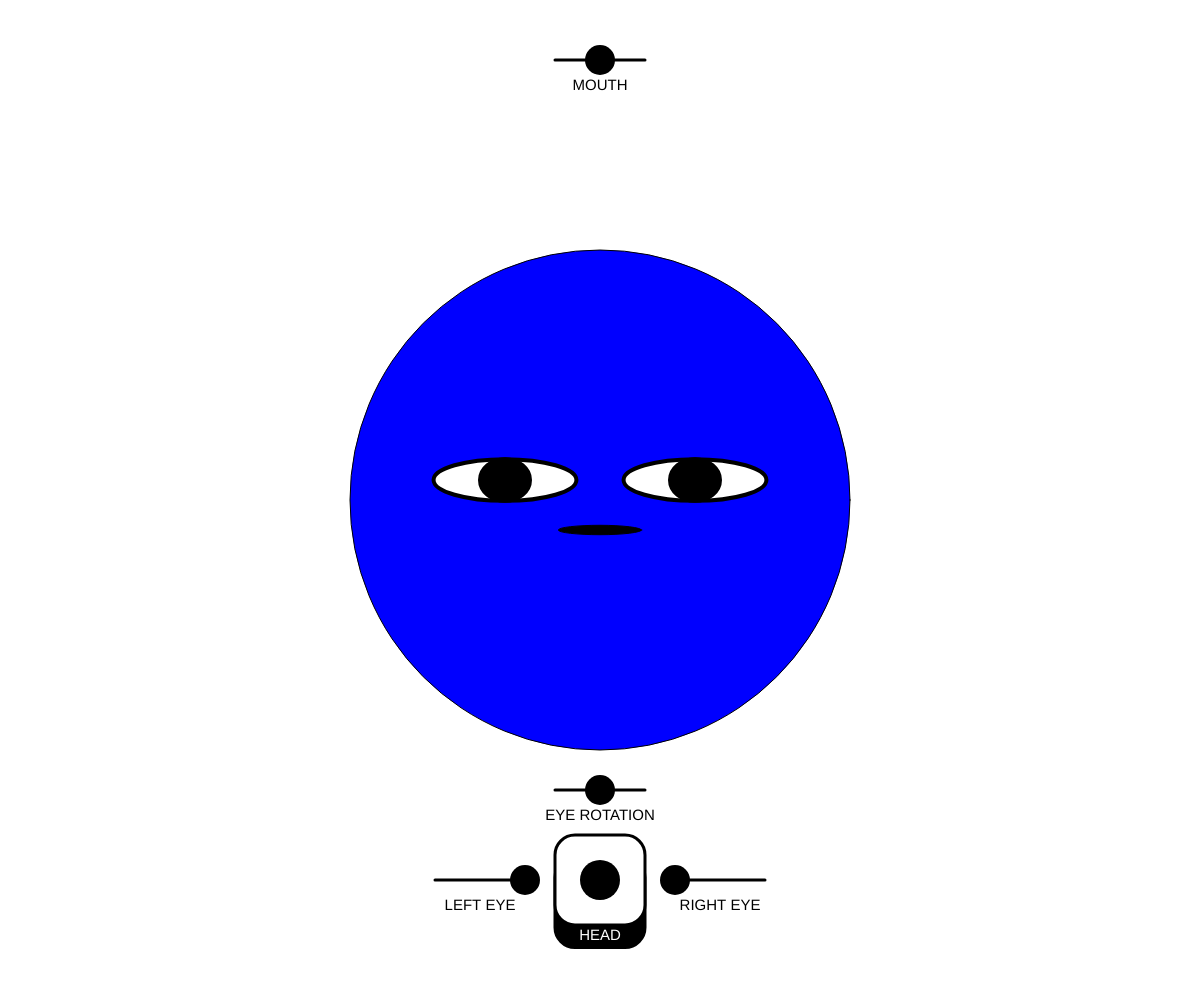
Frame 1 (no input)
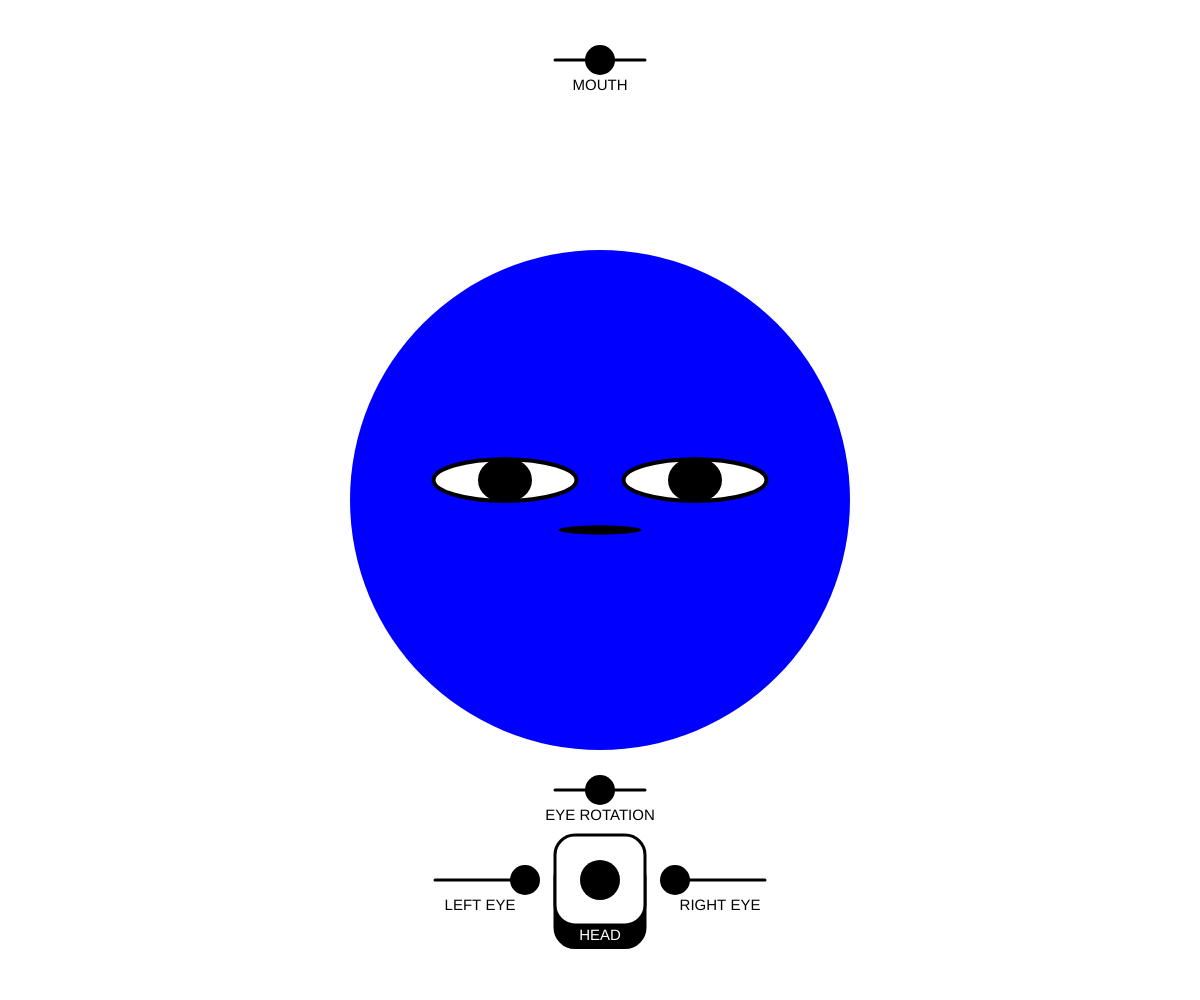
Frame 60 (no input)
Frame 120 (the mouse pressed at the canvas centre since frame 60): identical to frame 60, image omitted

The p5.js sketch that drew these frames (run headless with seeded random() and noise() and a simulated clock; from frame 60 on, the mouse is pressed at the canvas centre):

// p5.js sketch
// ── sketch.js
//sliders variables
let controller_1;
let slider_1;
let slider_sx;
let slider_dx;
let slider_2;

//face variables
let cerchio = {
  x: 300,
  y: 300,
  sz: 500,

  rEyeX: 5,
  rEyeY: 10,
  rEyeSize: 10,

  lEyeX: 5,
  lEyeY: 10,
  lEyeSize: 10,

  eyeRotation: 0,

  mouthX: 10,
  mouthY: 10,
  mouthSize: 12,
};

function setup() {
  createCanvas(windowWidth, windowHeight);

  //Setup controllers
  controller_1 = new ControllerQuad(
    width / 2,
    height - 120,
    width / 2,
    height - 120,
    40,
    90,
    "HEAD"
  );

  slider_1 = new ControllerSlider(
    width / 2,
    60,
    width / 2,
    60,
    30,
    90,
    "MOUTH"
  );
  slider_sx = new ControllerSlider(
    width / 2 - 75,
    height - 120,
    width / 2 - 120,
    height - 120,
    30,
    90,
    "LEFT EYE"
  );
  slider_dx = new ControllerSlider(
    width / 2 + 75,
    height - 120,
    width / 2 + 120,
    height - 120,
    30,
    90,
    "RIGHT EYE"
  );

  slider_2 = new ControllerSlider(
    width / 2,
    height - 210,
    width / 2,
    height - 210,
    30,
    90,
    "EYE ROTATION"
  );
}

function draw() {
  background(255);

  //controller mapping

  cerchio.x = controllerMap(
    cerchio.x,
    controller_1,
    "x",
    0 + cerchio.sz / 2,
    width - cerchio.sz / 2
  );

  cerchio.y = controllerMap(
    cerchio.y,
    controller_1,
    "y",
    0 + cerchio.sz / 2,
    height - cerchio.sz / 2
  );

  cerchio.rEyeX = controllerMap(cerchio.rEyeX, controller_1, "x", 40, 150);

  cerchio.rEyeY = controllerMap(cerchio.rEyeY, controller_1, "y", -100, 60);

  cerchio.rEyeSize = controllerMap(cerchio.rEyeSize, slider_dx, "x", 12, 200);

  cerchio.lEyeX = controllerMap(cerchio.lEyeX, controller_1, "x", -150, -40);

  cerchio.lEyeY = controllerMap(cerchio.rEyeY, controller_1, "y", -100, 60);

  cerchio.lEyeSize = controllerMap(cerchio.lEyeSize, slider_sx, "x", 200, 12);

  cerchio.mouthX = controllerMap(cerchio.mouthX, controller_1, "x", -60, 60);

  cerchio.mouthY = controllerMap(cerchio.mouthY, controller_1, "y", -30, 90);

  cerchio.mouthSize = controllerMap(cerchio.mouthSize, slider_1, "x", 100, 6);

  cerchio.eyeRotation = controllerMap(
    cerchio.eyeRotation,
    slider_2,
    "x",
    -PI/2,
    PI / 2
  );

  //DRAWING
  push();

  //body
  fill(0, 0, 255);
  circle(cerchio.x, cerchio.y, cerchio.sz);
  
  
  //mouth
  fill(0);

  ellipse(
    cerchio.x + cerchio.mouthX,
    cerchio.y + cerchio.mouthY,
    cerchio.sz / 6,
    cerchio.sz / cerchio.mouthSize
  );

  //eyes
  fill(255);
  stroke(0);
  strokeWeight(4);
  translate(cerchio.x + cerchio.lEyeX, cerchio.y + cerchio.lEyeY);
  rotate(cerchio.eyeRotation);
  ellipse(0, 0, cerchio.sz / 3.5, cerchio.sz / cerchio.lEyeSize);
  resetMatrix();

  translate(cerchio.x + cerchio.rEyeX, cerchio.y + cerchio.rEyeY);
  rotate(-cerchio.eyeRotation);
  ellipse(0, 0, cerchio.sz / 3.5, cerchio.sz / cerchio.rEyeSize);
  resetMatrix();

  //pupils
  fill(0);

  translate(cerchio.x + cerchio.lEyeX, cerchio.y + cerchio.lEyeY);
  rotate(cerchio.eyeRotation);
  ellipse(0, 0, cerchio.sz / 10, cerchio.sz / cerchio.lEyeSize);
  resetMatrix();

  translate(cerchio.x + cerchio.rEyeX, cerchio.y + cerchio.rEyeY);
  rotate(-cerchio.eyeRotation);
  ellipse(0, 0, cerchio.sz / 10, cerchio.sz / cerchio.rEyeSize);
  resetMatrix();


  pop();

  //DISPLAY CONTROLLERS
  controller_1.display();
  controller_1.grab();

  slider_1.display();
  slider_1.grab();
  slider_2.display();
  slider_2.grab();

  slider_sx.display();
  slider_sx.grab();
  slider_dx.display();
  slider_dx.grab();
}

//controller mapping function

//value is the target variable
//controller is the controller object
//direction accepts "x" and "y" (it's a string) as the value for horizontal and vertical movement
//min and max are the min and max values of the target variable

//when using slider controller, input "x" as the direction
function controllerMap(value, controller, direction, min, max) {
  let controllerDirection = controller[direction];

  if (direction === "x") {
    value = map(
      controllerDirection,
      controller.boxX - controller.boxSize / 2,
      controller.boxX + controller.boxSize / 2,
      min,
      max,
      true
    );
  } else if (direction === "y") {
    value = map(
      controllerDirection,
      controller.boxY - controller.boxSize / 2,
      controller.boxY + controller.boxSize / 2,
      min,
      max,
      true
    );
  }
  return value;
}

function mousePressed(){
  return false;
}

function windowResized(){
  resizeCanvas(windowWidth,windowHeight)
}

// ── controller.js
//when setting up controllers:

//x and y determines the starting position of the controller
//boxX and boxY determines the posistion of the quadrant or line
//size is the size of the controller
//boxSize is the size of the quandrant or line
//name is the name of the controller that it's being displayed at the bottom

class ControllerQuad {
  constructor(x, y, boxX, boxY, size, boxSize, name = "") {
    this.x = x;
    this.y = y;
    this.size = size;
    this.boxX = boxX;
    this.boxY = boxY;
    this.boxSize = boxSize;
    this.locked = false;
    this.name = name;
  }

  display() {
    //base
    stroke(0);
    strokeWeight(3);

    //base-down
    fill(0);
    rectMode(CENTER);
    rect(
      this.boxX,
      this.boxY + this.boxSize / 4,
      this.boxSize,
      this.boxSize,
      this.size / 2
    );

    //base-up
    fill(255);
    rect(this.boxX, this.boxY, this.boxSize, this.boxSize, this.size / 2);

    //joystick

    strokeWeight(15);
    stroke(0);
    line(this.boxX, this.boxY, this.x, this.y);
    strokeWeight(12);
    stroke(0, 0, 255);
    line(this.boxX, this.boxY, this.x, this.y);

    //title
    noStroke();
    fill(255);
    textSize(this.boxSize / 6);
    textAlign(CENTER, TOP);
    text(
      this.name,
      this.boxX,
      this.boxY + this.boxSize / 2 + this.boxSize / 24
    );

    //ball
    fill(0);
    circle(this.x, this.y, this.size);
  }

  //determines mouse over
  mouseOver() {
    let d = dist(mouseX, mouseY, this.x, this.y);

    if (d < this.size / 2) {
      return true;
    } else {
      return false;
    }
  }

  //grabbing functionality
  grab() {
    //locked variable makes sure that the controller is still being pulled while the mouse leave the circle area
    if (this.mouseOver() && mouseIsPressed) {
      this.locked = true;
    }

    if (mouseIsPressed === false && this.locked === true) {
      this.locked = !this.locked;
    }

    if (this.locked) {
      this.x = constrain(
        mouseX,
        this.boxX - this.boxSize / 2,
        this.boxX + this.boxSize / 2
      );
      this.y = constrain(
        mouseY,
        this.boxY - this.boxSize / 2,
        this.boxY + this.boxSize / 2
      );
    } else {
      this.x = this.x;
      this.y = this.y;
    }
  }
}

class ControllerSlider {
  constructor(x, y, boxX, boxY, size, boxSize, name) {
    this.x = x;
    this.y = y;
    this.size = size;
    this.boxX = boxX;
    this.boxY = boxY;
    this.boxSize = boxSize;
    this.locked = false;
    this.name = name;
  }
  display() {
    //base
    stroke(0);
    strokeWeight(3);

    //base-down
    line(
      this.boxX - this.boxSize / 2,
      this.boxY,
      this.boxX + this.boxSize / 2,
      this.boxY
    );

    //title
    noStroke();
    fill(0);
    textSize(this.boxSize / 6);
    textAlign(CENTER, TOP);
    text(this.name, this.boxX, this.boxY + this.boxSize / 5);

    //ball
    fill(0);
    circle(this.x, this.y, this.size);
  }

  //determines mouse over
  mouseOver() {
    let d = dist(mouseX, mouseY, this.x, this.y);

    if (d < this.size / 2) {
      return true;
    } else {
      return false;
    }
  }

  //grabbing functionality
  grab() {
    //locked variable makes sure that the controller is still being pulled while the mouse leave the circle area
    if (this.mouseOver() && mouseIsPressed) {
      this.locked = true;
    }

    if (mouseIsPressed === false && this.locked === true) {
      this.locked = !this.locked;
    }

    if (this.locked) {
      this.x = constrain(
        mouseX,
        this.boxX - this.boxSize / 2,
        this.boxX + this.boxSize / 2
      );
    } else {
      this.x = this.x;
      this.y = this.y;
    }
  }
}

// ── style.css
html, body {
  overscroll-behaviour:none;
  margin: 0;
  padding: 0;
}
canvas {
  display: block;
}
